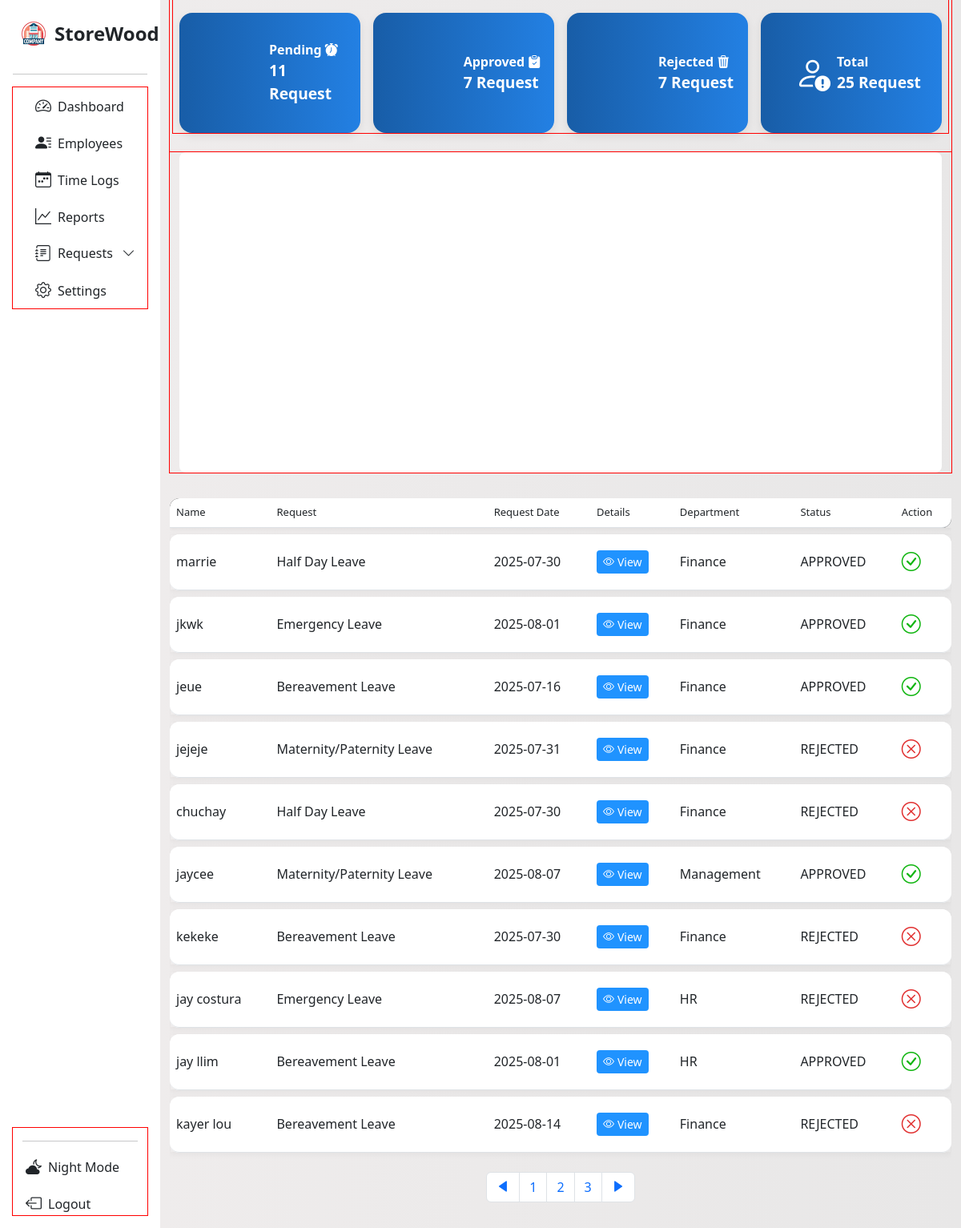
/request_page?page=0, run on the app's committed database.
### tables this page shows
CREATE TABLE request (
                    id INTEGER PRIMARY KEY AUTOINCREMENT,
                    request_id TEXT,
                    name TEXT,
                    request_type TEXT,
                    date TEXT,
                    details TEXT,
                    department TEXT,
                    status TEXT DEFAULT 'PENDING',
                    action TEXT, time, expiration_time, expiration_date);

### App/main.py (the view)
@app.route('/request_page', methods=['GET'])
def request_page():
    rows = []
    page = int(request.args.get('page', 1))
    per_page = 10
    offset = (page - 1) * per_page
    try:
        with sqlite3.connect(db.connect_request_table()) as req_con:
            df = pd.read_sql_query("SELECT * FROM request", req_con)
            count_stats = df['status'].value_counts()
            pending = count_stats.get('PENDING', 0)
            approved = count_stats.get('APPROVED', 0)
            rejected = count_stats.get('REJECTED', 0)
            total_req = pending + approved + rejected
            record = {'pending': pending, 'approved': approved, 'rejected': rejected, 'total': total_req}
            cur = req_con.cursor()
            cur.execute('''SELECT name, request_type, date, details, department,
                        status, action, request_id FROM request LIMIT ? OFFSET ?''', (per_page, offset))
            display = cur.fetchall()
            for info in display:
                row = {'name': info[0], 'request': info[1],
                    'date': info[2], 'details': info[3],
                    'department': info[4], 'status': info[5],
                    'action': info[6], 'req_id': info[7]
                    }
                rows.append(row)
            cur.execute('''SELECT COUNT(*) FROM request''')
            total_rows = cur.fetchone()[0]
            total_page = math.ceil(total_rows / per_page)
            data = get_requests_per_day()
    except sqlite3.OperationalError:
        print("We're having a trouble retrieving request page data. Please try again." )
        traceback.print_exc()
    return render_template('req_page.html', page='requests', subpage='new',
                           rows = rows, records = record, request_data = data,
                           total_pages = total_page, table_page = page)

### App/database.py (called while the page is built)
    def connect_request_table(self):
        return self.employee_leave_request

### App/main.py (called while the page is built)
def get_requests_per_day():
    data = defaultdict(int)
    with sqlite3.connect(db.connect_request_table()) as con:
        cur = con.cursor()
        cur.execute("SELECT date FROM request")
        fetch = cur.fetchall()
    for row in fetch:
        dates = row[0]
        try:
            date_object = datetime.strptime(dates, "%Y-%m-%d %H:%M:%S")
            only_date = date_object.date().isoformat()
            data[only_date] += 1
        except Exception as e:
            try:
                only_date = datetime.strptime(dates, "%Y-%m-%d").date().isoformat()
                data[only_date] += 1
            except Exception as e:
                print(f"Skipping invalid date: {dates}", e)
    chart_data = [{'x':date, 'y':count} for date, count in sorted(data.items())]
    return chart_data

### App/templates/req_page.html (shortened to what this page needs)
<!DOCTYPE html>
<html lang="en">
<head>
  <link rel="stylesheet" href="{{ url_for('static', filename='dash.css') }}">
  <link rel="stylesheet" href="{{ url_for('static', filename='request.css') }}">
  <link href="https://cdn.jsdelivr.net/npm/bootstrap-icons@1.11.3/font/bootstrap-icons.css" rel="stylesheet">
  <link href='https://unpkg.com/boxicons@2.1.4/css/boxicons.min.css' rel='stylesheet'>
  <link href="https://cdn.jsdelivr.net/npm/bootstrap@5.3.0/dist/css/bootstrap.min.css" rel="stylesheet">
</head>
<body>
<div class="container-fluid">
  <div class="row flex-nowrap">
<nav id="sidebarMenu" class="col-12 col-sm-4 col-md-3 col-lg-3 col-xl-2 bg-col px-0 position-sticky sticky-top">
  <div class="d-flex w-100 flex-column p-3 align-items-sm-start pt-4 h-100">
    <a href="/" class="d-flex align-items-center mb-3 text-dark text-decoration-none w-100 px-2">
      <img src="{{ url_for('static', filename='img/company.png') }}?v=2" alt="Logo" width="36" height="36" class="me-2">
      <span class="fs-4 fw-semibold">StoreWood</span>
    </a>
    <hr class="w-100">
    <ul class="nav nav-pills flex-column mb-auto w-100" id="menu">
      <div class="container con-li">
        <li class="nav-item">
          <a href="{{ url_for('management') }}" class="nav-link text-dark">
            <i class="bi bi-speedometer2 fs-5"></i><span class="ms-2">Dashboard</span>
          </a>
        </li>
        <li class="nav-item">
          <a class="nav-link text-dark" href="{{ url_for('employees_management') }}">
            <i class="bi bi-person-lines-fill fs-5"></i><span class="ms-2">Employees</span>
          </a>
        </li>
        <li>
          <a href="#" class="nav-link text-dark">
            <i class="bi bi-calendar-week fs-5"></i><span class="ms-2">Time Logs</span>
          </a>
        </li>
        <li>
          <a href="#" class="nav-link text-dark">
            <i class="fs-5 bi bi-graph-up"></i><span class="ms-2">Reports</span>
          </a>
        </li>
      <li class="nav-item">
        <a class="nav-link d-flex justify-content-between align-items-center text-dark"
          data-bs-toggle="collapse" href="#requestsSubMenu"  role="button"
          aria-expanded="false" aria-controls="requestsSubMenu">
          <span class="d-flex align-items-center gap-2 flex-grow-1">
            <i class="fs-5 bi bi-journal-text"></i>
            <span class="text-truncate">Requests</span>
          </span>
          <i class="bi bi-chevron-down arrow-icon ms-2"></i>
        </a>
      </li>
        <li>
          <a href="#" class="nav-link text-dark">
            <i class="fs-5 bi bi-gear"></i><span class="ms-2">Settings</span>
          </a>
        </li>
      </div>
    </ul>
    <div class="container mt-auto">
      <hr class="w-100">
      <a href="{{ url_for('admin_login') }}" class="nav-link text-dark mt-3">
        <i class="bi bi-cloud-moon-fill fs-5 ms-1"></i><span class="ms-2">Night Mode</span>
      </a>
      <a href="{{ url_for('admin_login') }}" class="nav-link text-dark mt-3">
        <i class="bi bi-box-arrow-left fs-5 ms-1"></i><span class="ms-2">Logout</span>
      </a>
    </div>
  </div>
</nav>
<div class="main-top-var col py-3 content">
<div class="container">
  <div class="row g-3 mb-4">
    <div class="col-xl-3 col-lg-6">
      <div class="d-flex align-items-center justify-content-center text-white p-3 rounded-4 stat-box h-100">
        <div class="stat-content">
          <div class="stat-title">Pending <i class="bi bi-alarm-fill"></i></div>
          <div class="stat-value">{{ records.pending }} Request</div>
        </div>
      </div>
    </div>
    <div class="col-xl-3 col-lg-6">
      <div class="d-flex align-items-center justify-content-center text-white p-3 rounded-4 stat-box h-100">
        <div class="stat-content">
          <div class="stat-title">Approved <i class="bi bi-clipboard-check-fill"></i></div>
          <div class="stat-value">{{ records.approved }} Request</div>
        </div>
      </div>
    </div>
    <div class="col-xl-3 col-lg-6">
      <div class="d-flex align-items-center justify-content-center text-white p-3 rounded-4 stat-box h-100">
        <div class="stat-content">
          <div class="stat-title">Rejected <i class="bi bi-trash3-fill"></i></div>
          <div class="stat-value">{{ records.rejected }} Request</div>
        </div>
      </div>
    </div>
    <div class="col-xl-3 col-lg-6">
      <div class="d-flex align-items-center justify-content-center text-white p-3 rounded-4 stat-box h-100">
        <div class="ms-3 d-flex align-items-center justify-content-center" style="font-size: 2.8rem;">
          <i class="bi bi-person-exclamation"></i>
        </div>
        <div class="flex-grow-0 ms-2">
          <div class="stat-title">Total</div>
          <div class="stat-value">{{ records.total }} Request</div>
        </div>
      </div>
    </div>
  </div>
  <div class="row mb-4">
    <div class="col-12">
      <div id="chart" class="w-100" data-requests='{{ request_data | tojson }}'></div>
    </div>
  </div>
</div>
    <div class="table-responsive">
      <table class="table display custom-table" id="myTable">
        <thead class="head bg-black">
          <tr>
            <th>Name</th>
            <th>Request</th>
            <th>Request Date</th>
            <th>Details</th>
            <th>Department</th>
            <th>Status</th>
            <th>Action</th>
          </tr>
        </thead>
        <tbody>
          {% for row in rows %}
          <tr>
            <td>{{row['name']}}</td>
            <td>{{row['request']}}</td>
            <td>{{row['date']}}</td>
            <td>
              <a href="/read_request/{{row['req_id']}}"
                class="btn btn-info btn-sm"
                style="background-color: rgb(32, 147, 255); border: transparent;">
                <span style="color: white;" class="d-flex flex-row">
                  <i class="bi bi-eye me-1"></i> View
                </span>
              </a>
            </td>
            <td>{{row['department']}}</td>
            <td>{{row['status']}}</td>
            {%if row['status'] == 'PENDING' %}
            <td>
              <div class="d-flex flex-row gap-2">
                <form method="POST" action="/update_status">
                  <input type="hidden" name="request_id" value="{{ row.req_id }}">
                  <input type="hidden" name="new_status" value="APPROVED">
                  <button type="submit" class="btn btn-success btn-sm">Approve</button>
                </form>
                <form method="POST" action="/update_status">
                  <input type="hidden" name="request_id" value="{{ row.req_id }}">
                  <input type="hidden" name="new_status" value="REJECTED">
                  <button type="submit" class="btn btn-danger btn-sm">Reject</button>
                </form>
              </div>
            </td>
          {% else %}
            <td>
              <div class="d-flex flex-row gap-2">
                {% if row['status'] == 'APPROVED' %}
                  <i class="bi bi-check-circle fs-4" style="color: rgb(15, 181, 15);"></i>
                {% elif row['status'] == 'REJECTED' %}
                  <i class="bi bi-x-circle fs-4" style="color: rgb(225, 48, 48);"></i>
                {% endif %}
                </div>
            </td>
            {% endif %}
          </tr>
        </tbody>
        {% endfor %}
      </table>
    </div>
      <div class="w-100 d-flex justify-content-center gap-1">
        <nav aria-label="Page navigation">
          <ul class="pagination">
            <li class="page-item {% if table_page == 1 %}disabled{% endif %} arrow-head">
              <a class="page-link" href="?page={{ table_page - 1 }}" aria-label="Previous">
                <span aria-hidden="true"><i class='bx bxs-left-arrow text-primary'></i></span>
              </a>
            </li>
            {% for page_num in range(1, total_pages + 1) %}
            <li class="page-item {% if page_num == table_page %}active{% endif %}">
              <a class="page-link" href="?page={{ page_num }}">{{ page_num }}</a>
            </li>
            {% endfor %}
            <li class="page-item {% if table_page == total_pages %}disabled{% endif %} arrow-head">
              <a class="page-link" href="?page={{ table_page + 1 }}" aria-label="Next">
                <span aria-hidden="true"><i class='bx bxs-right-arrow text-primary'></i></span>
              </a>
            </li>
        </ul>
      </nav>
    </div>
  </div>
</div>
</body>
</html>

### App/static/dash.css (style rules this page uses)
* { scrollbar-width: none; }
body { background: linear-gradient(to right, #f0eded, #e8e7e7); overflow: hidden; scrollbar-width: none; height: 100%; }
*, *::before, *::after { box-sizing: border-box; }
.bg-col { background-color: rgb(255, 255, 255) !important; }
.custom-table { border-collapse: separate !important; border-spacing: 0 6px; height: 30px; border-radius: 10px; overflow-y: scroll; }
.custom-table tbody tr td, .custom-table tbody tr th { height: 70px; vertical-align: middle; }
.custom-table tbody tr { background-color: #fff; box-shadow: 0 2px 8px rgba(0, 0, 0, 0.05); }
.custom-table tbody tr td:first-child, .custom-table tbody tr th:first-child { border-top-left-radius: 12px; border-bottom-left-radius: 12px; }
.custom-table tbody tr td:last-child { border-top-right-radius: 12px; border-bottom-right-radius: 12px; }
.custom-table thead th:first-child { border-top-left-radius: 12px; }
.custom-table thead th:last-child { border-bottom-right-radius: 12px; }
thead.head th { font-size: small; font-weight: 500; }
.bg-col { background-color: white; }
.bg-col ul li { min-width: 140px; max-width: 100%; width: auto; }
#sidebarMenu { height: 100vh; overflow-y: scroll; overflow-x: hidden; position: sticky; top: 0; scrollbar-width: none; -ms-overflow-style: none; }
main, .container, .row, .col { outline: 1px solid red; }
.stat-box { height: 100%; min-height: 100px; box-shadow: 0 4px 12px rgba(0, 0, 0, 0.08); }
.main-top-var { height: 100vh; overflow-y: auto; }
.arrow-icon { transition: transform 0.3s ease; display: inline-block; position: relative; width: 1.2em; text-align: center; }
.arrow-icon::before { content: ''; display: inline-block; width: 0; }

### App/static/request.css (style rules this page uses)
.stat-box { min-height: 150px; }
.stat-content { display: flex; flex-direction: column; justify-content: center; }
.stat-title { font-size: 1.1rem; font-weight: 600; }
.stat-value { font-size: 1.3rem; font-weight: bold; }
.stat-box { background: linear-gradient(to right,rgb(24, 93, 167),rgb(35, 128, 227) ) ; }
#chart { width: 100%; min-height: 400px; background-color: white; border-radius: 8px; }
.stat-box { background-color: #4e73df; }
.stat-title { font-weight: 600; font-size: 1rem; }
.stat-value { font-size: 1.2rem; }
.head { white-space: nowrap; }
.custom-table { border-collapse: separate; border-spacing: 0 8px; }
.custom-table thead tr { box-shadow: 0 2px 4px rgba(0, 0, 0, 0.05); }

### data on the page
request: name "marrie", request "Half Day Leave", date "2025-07-30", department "Finance", status "APPROVED"
request: name "jkwk", request "Emergency Leave", date "2025-08-01", department "Finance", status "APPROVED"
request: name "jeue", request "Bereavement Leave", date "2025-07-16", department "Finance", status "APPROVED"
request: name "jejeje", request "Maternity/Paternity Leave", date "2025-07-31", department "Finance", status "REJECTED"
request: name "chuchay", request "Half Day Leave", date "2025-07-30", department "Finance", status "REJECTED"
request: name "jaycee", request "Maternity/Paternity Leave", date "2025-08-07", department "Management", status "APPROVED"
request: name "kekeke", request "Bereavement Leave", date "2025-07-30", department "Finance", status "REJECTED"
request: name "jay costura", request "Emergency Leave", date "2025-08-07", department "HR", status "REJECTED"
request: name "jay llim", request "Bereavement Leave", date "2025-08-01", department "HR", status "APPROVED"
request: name "kayer lou", request "Bereavement Leave", date "2025-08-14", department "Finance", status "REJECTED"

### other printed values
{{ records.pending }} "11"
{{ records.approved }} "7"
{{ records.rejected }} "7"
{{ records.total }} "25"
{{ page_num }} "1" "2" "3"
